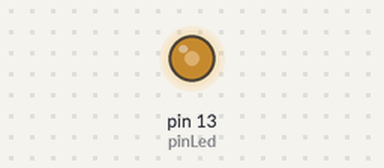
Bench run of a sketch on a simulated Arduino Uno, built with avr-gcc and run on an emulated ATmega328P. Parts: output pins drawn as LEDs (lit = HIGH).

Above: at 0.1 s.
Timing chart, 0 to 1.6 s (numbered marks = the images above):
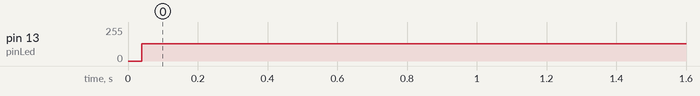

The sketch:

21022008_NguyenHuuTho_Tuan2_Bai6_b_.ino
```cpp
#define pinLed 13
#define pinBtn 2
void setup() {
  pinMode(pinBtn, INPUT);
  pinMode(pinLed, OUTPUT);
  digitalWrite(pinLed, 0); // Tắt trước khi chạy lần đầu
}

void loop() {
  digitalWrite(pinLed, !digitalRead(pinLed));
}
```

Measured:
- by itself, pin 13 (pinLed): 0/255 → 129/255 at 0.04 s
